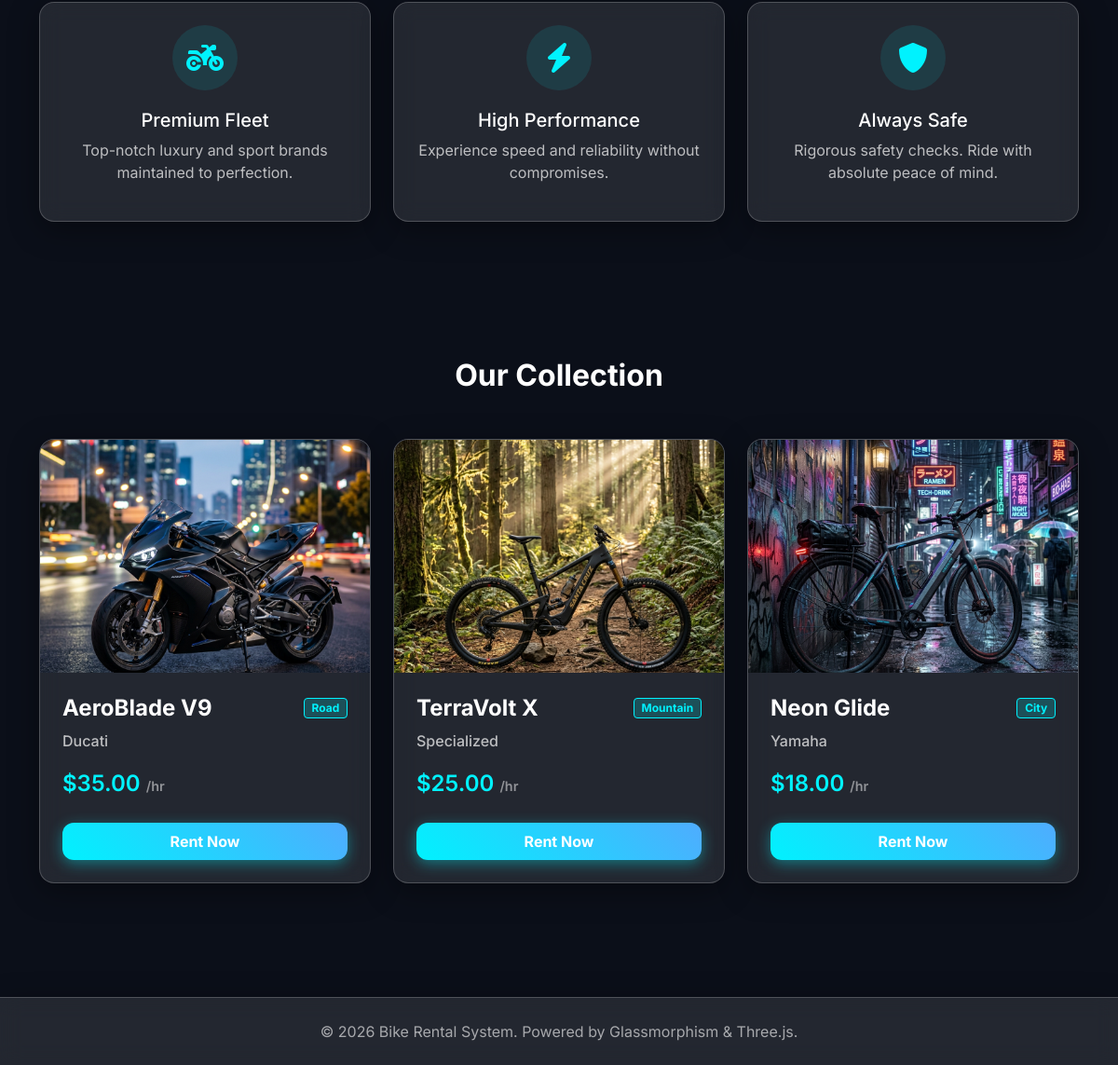
Page /main (lower part) on the earlier database version.
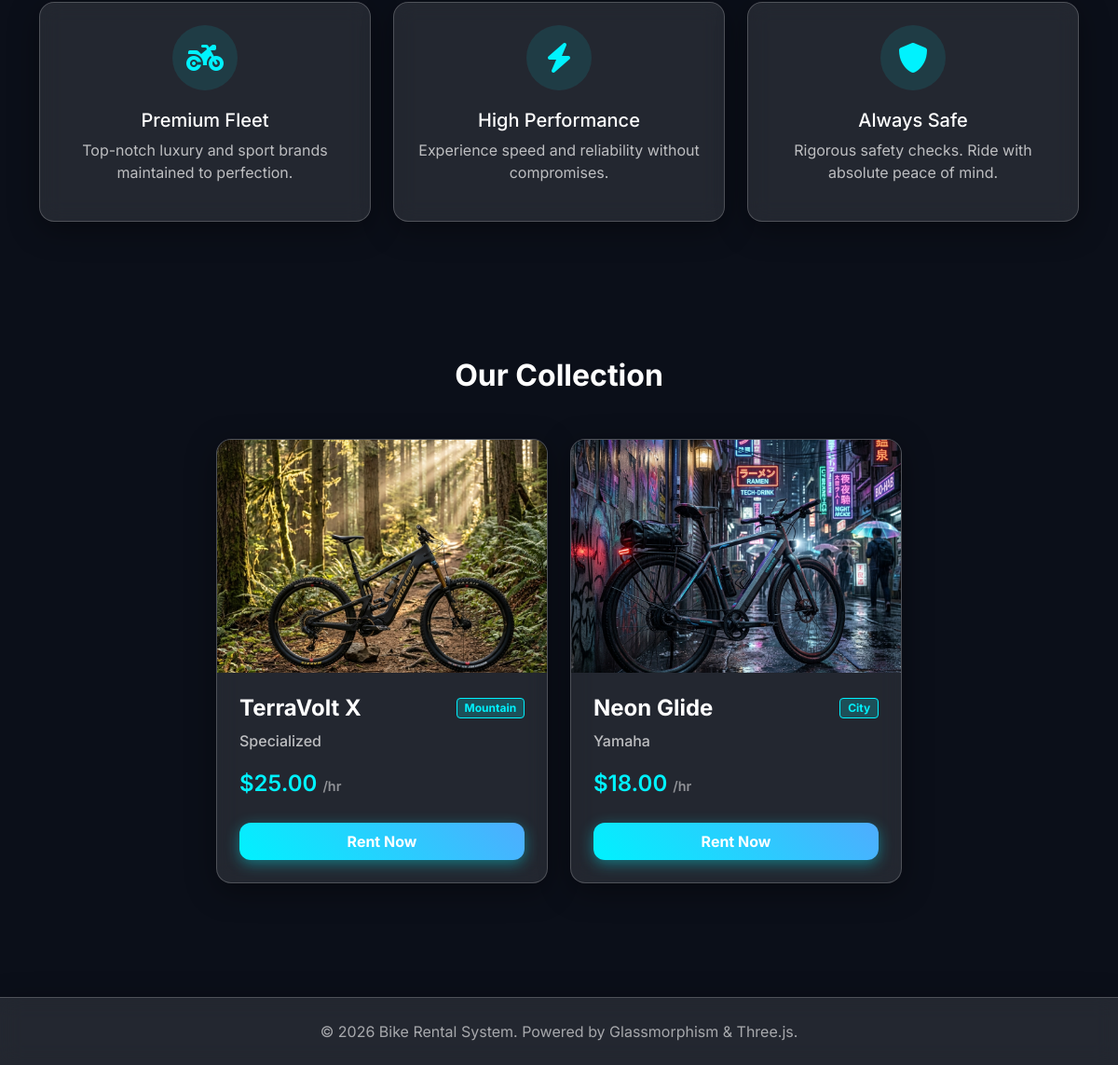
Same page on the later database version.
### tables this page shows
CREATE TABLE bikes (
            bike_id INTEGER PRIMARY KEY AUTOINCREMENT,
            name TEXT NOT NULL,
            brand TEXT,
            model TEXT,
            type TEXT,
            bike_condition TEXT NOT NULL DEFAULT 'good',
            status TEXT NOT NULL DEFAULT 'available',
            price_per_hour REAL NOT NULL,
            image_path TEXT,
            description TEXT,
            quantity INTEGER NOT NULL DEFAULT 1,
            created_at TEXT NOT NULL DEFAULT CURRENT_TIMESTAMP,
            updated_at TEXT NOT NULL DEFAULT CURRENT_TIMESTAMP
        );

### app.py (the view)
@app.route("/main")
def main_page():
    bikes = get_db().execute(
        "SELECT * FROM bikes WHERE status = 'available' ORDER BY created_at DESC LIMIT 6"
    ).fetchall()
    return render_template("main.html", bikes=bikes)

### app.py (called while the page is built)
def get_db() -> sqlite3.Connection:
    if "db" not in g:
        conn = sqlite3.connect(DB_PATH)
        conn.row_factory = sqlite3.Row
        conn.execute("PRAGMA foreign_keys = ON")
        g.db = conn
    return g.db

def resolve_image_path(image_path: str | None) -> str:
    if not image_path:
        return "https://via.placeholder.com/640x360?text=Bike"
    if image_path.startswith("http://") or image_path.startswith("https://"):
        return image_path
    if "/" in image_path or "\\" in image_path:
        return f"/{image_path.lstrip('/')}"
    return url_for("static", filename=f"uploads/bikes/{image_path}")

@app.context_processor
def inject_helpers() -> dict[str, Any]:
    return {
        "format_currency": format_currency,
        "format_datetime": format_datetime,
        "badge_class": badge_class,
        "resolve_image_path": resolve_image_path,
    }

### templates/main.html (shortened to what the changed rows need)
{% extends 'base.html' %}
{% block content %}
<section id="bikes" class="py-5" style="margin-top: 50px; margin-bottom: 50px;">
    <div class="container">
        <h2 class="text-center fw-bold mb-5" style="color: #fff;">Our Collection</h2>
        <div class="row g-4 justify-content-center">
            {% for bike in bikes %}
            <div class="col-md-4 mb-4">
                <div class="glass-panel h-100 d-flex flex-column overflow-hidden" style="cursor: pointer;" onclick="window.location.href='{{ url_for('login') }}'">
                    <div style="height: 250px; overflow: hidden;">
                        <img src="{{ resolve_image_path(bike.image_path) }}" class="w-100 h-100" style="object-fit:cover; transition: transform 0.5s ease;" onmouseover="this.style.transform='scale(1.1)'" onmouseout="this.style.transform='scale(1)'">
                    </div>
                    <div class="p-4 d-flex flex-column flex-grow-1">
                        <div class="d-flex justify-content-between align-items-center mb-2">
                            <h4 class="mb-0 fw-bold">{{ bike.name }}</h4>
                            <span class="badge" style="background: rgba(0,242,254,0.2); color: #00f2fe; border: 1px solid #00f2fe;">{{ bike.type | title }}</span>
                        </div>
                        <p style="color: rgba(255,255,255,0.7); font-weight: 500;">{{ bike.brand }}</p>
                        <p style="font-size: 1.5rem; color: #00f2fe; margin-top: auto; font-weight: 600;">
                            ${{ "%.2f"|format(bike.price_per_hour) }} <span style="font-size: 0.9rem; color: rgba(255,255,255,0.5);">/hr</span>
                        </p>
                        <a href="{{ url_for('login') }}" class="btn btn-primary w-100 mt-2 py-2" style="border-radius: 12px; font-weight: bold;">Rent Now</a>
                    </div>
                </div>
            </div>
            {% endfor %}
        </div>
    </div>
</section>
{% endblock %}

Differences in the rows shown:
removed bikes: image_path (picture), name "AeroBlade V9", type "Road", brand "Ducati", price_per_hour "35.00"
